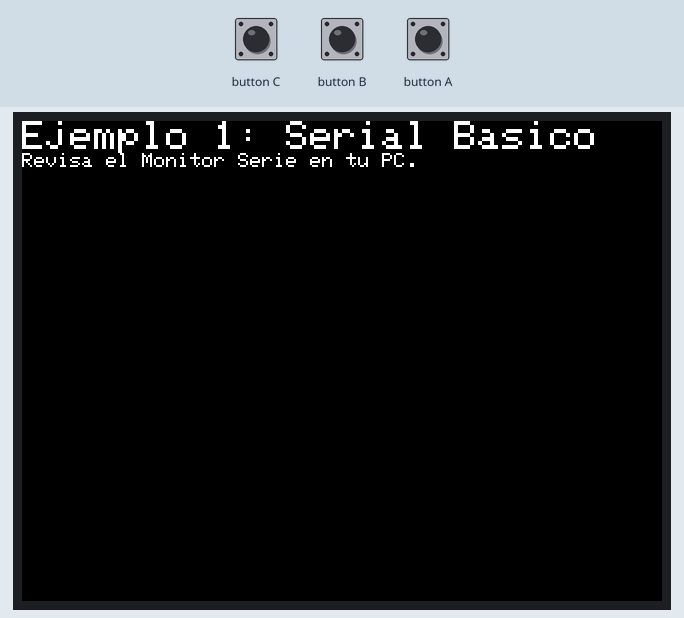
Bench run of a sketch on a simulated ESP32. Shown: 320×240 colour display. What the sketch prints to the serial monitor is not drawn.

Above: at 0.4 s.

The sketch:

01_Basic_Serial_Communication.ino
```cpp
// 1. Comunicación Serie Básica (para M5Stack)
#include <M5Stack.h>

void setup() {
  // Primero, inicializa el M5Stack.
  M5.begin();

  // Inicia la comunicación serie a una velocidad de 115200 baudios.
  // Es una velocidad común y rápida para el ESP32.
  Serial.begin(115200);

  // No es necesario el `while(!Serial)` en M5Stack de la misma manera que en otras placas,
  // pero no hace daño tenerlo.
  delay(100); // Una pequeña pausa para asegurar que todo se inicialice.

  // --- Limpia la pantalla del M5Stack y muestra un mensaje ---
  M5.Lcd.fillScreen(BLACK);
  M5.Lcd.setCursor(0, 0);
  M5.Lcd.setTextSize(2);
  M5.Lcd.println("Ejemplo 1: Serial Basico");
  M5.Lcd.setTextSize(1);
  M5.Lcd.println("Revisa el Monitor Serie en tu PC.");

  // --- Envía mensajes al Monitor Serie ---
  Serial.println("Hola, Monitor Serie! (Desde M5Stack)");
  Serial.println("Probando Serial.println()");

  Serial.print("Esto se imprimira ");
  Serial.print("en la misma linea.");
  Serial.println(" Y esto al final.");
  Serial.println(); // Línea en blanco

  int anio = 2025;
  Serial.print("Año: ");
  Serial.println(anio);
}

void loop() {
  // El loop se deja en blanco. Puedes añadir aquí código que se repita.
  M5.update(); // Actualiza el estado de los botones del M5
}
```
